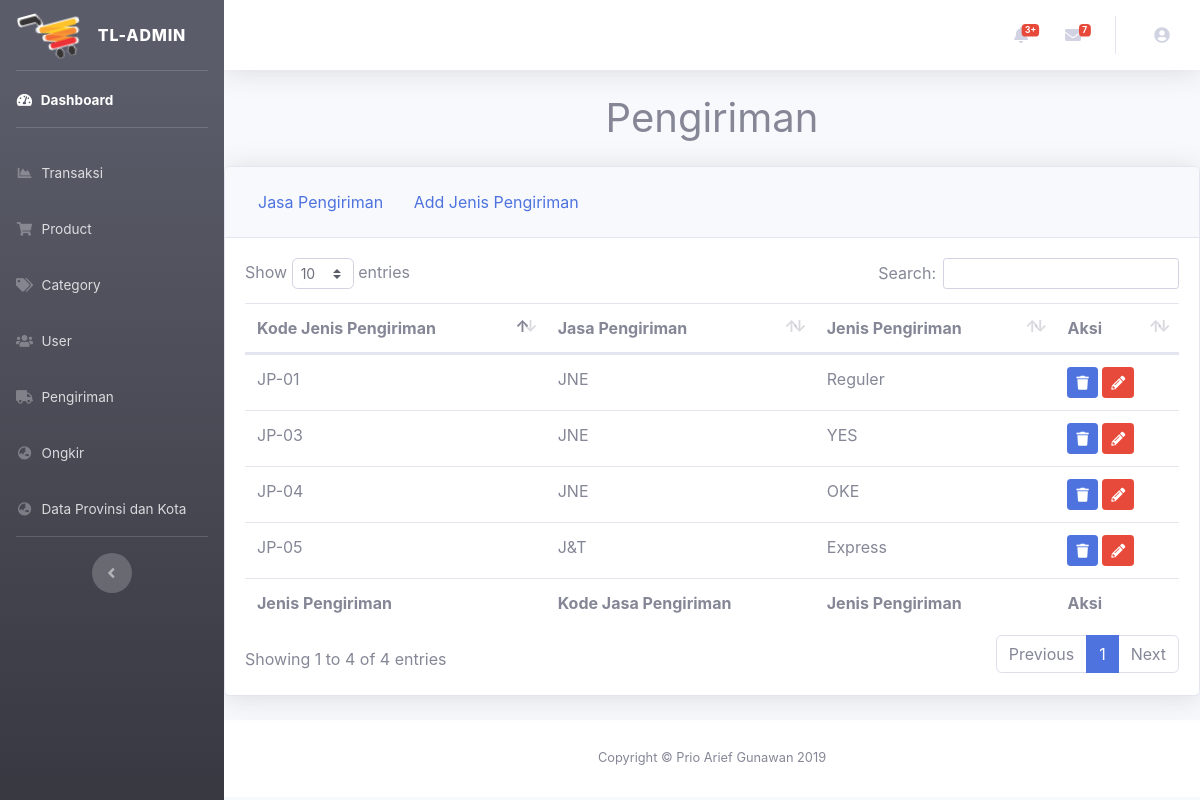
The app's page /index.php/pengiriman/JenisPengiriman with its own data.
### tables this page shows
CREATE TABLE `jenis_pengiriman` (
  `kd_jp` varchar(20) NOT NULL,
  `nama_jp` varchar(50) NOT NULL,
  `kd_jasa` varchar(20) NOT NULL
);

CREATE TABLE `jasa_pengiriman` (
  `kd_jasa` varchar(20) NOT NULL,
  `nama_jasa` varchar(50) NOT NULL
);

### application/controllers/Pengiriman.php (called while the page is built, shortened)
<?php
class Pengiriman extends CI_Controller
{
    public function __construct()
    {
        $this->load->library('form_validation');
        $this->load->model('Pengiriman_model');
    }
    public function JenisPengiriman()
    {
        $data['user'] = $this->db->get_where('admin', ['email' => $this->session->userdata('email')])->row_array();
        $data['pengiriman'] = $this->Pengiriman_model->GetJenisPengiriman();
        $data['title'] = 'Jenis Pengiriman';
        $this->load->view('admin/header', $data);
        $this->load->view('admin/JenisKirim/index', $data);
        $this->load->view('admin/footer');
    }
}

### index.php (called while the page is built, shortened)
<?php
require_once BASEPATH.'core/CodeIgniter.php';

### application/models/Pengiriman_model.php (called while the page is built, shortened)
<?php
class Pengiriman_model extends CI_Model
{
    public function GetJenisPengiriman()
    {
        $query = "SELECT japeng.*, jepeng.* FROM jasa_pengiriman japeng INNER JOIN jenis_pengiriman jepeng
        ON japeng.kd_jasa = jepeng.kd_jasa";
        return $this->db->query($query)->result_array();
    }
}

### application/views/admin/JenisKirim/index.php (the view)
<h1 class="text-center mb-4">Pengiriman</h1>
<div class="card shadow mb-4">
            <div class="card-header py-3">
              <a class=" btn btn-link text-decoration-none" href="<?= base_url() ?>Pengiriman/JasaPengiriman">Jasa Pengiriman</a>
              <a class=" btn btn-link text-decoration-none" href="<?= base_url() ?>Pengiriman/AddJenisPengiriman">Add Jenis Pengiriman</a>
            </div>
            <div class="card-body">
              <div class="table-responsive">
                <table class="table table-bordered-stripped" id="dataTable" width="100%" cellspacing="0">
                  <thead>
                    <tr>
                      <th>Kode Jenis Pengiriman</th>
                      <th>Jasa Pengiriman</th>
                      <th>Jenis Pengiriman</th>
                      <th>Aksi</th>
                    </tr>
                  </thead>
                  <tfoot>
                    <tr>
                      <th>Jenis Pengiriman</th>
                      <th>Kode Jasa Pengiriman</th>
                      <th>Jenis Pengiriman</th>
                      <th>Aksi</th>
                    </tr>
                  </tfoot>
                  <tbody>
                  <?php foreach($pengiriman as $p): ?>
                    <tr>
                      <td><?= $p['kd_jp']; ?></td>
                      <td><?= $p['nama_jasa']; ?></td>
                      <td><?= $p['nama_jp']; ?></td>
                      <td>
                        <a class="btn btn-primary btn-sm" href="<?= base_url() ?>Pengiriman/HapusJenisPengiriman/<?= $p['kd_jp'] ?>" onclick="return confirm('yakin ?');" title="Delete"><i class="fas fa-trash"></i></a>
                        <a class="btn btn-danger btn-sm" href="<?= base_url() ?>Pengiriman/EditJenisPengiriman/<?= $p['kd_jp'] ?>" title="Edit"><i class="fas fa-pencil-alt"></i></a>
                      </td>
                    </tr>
                  <?php endforeach; ?>
                  </tbody>
                </table>
              </div>
            </div>
          </div>

### records on screen
jenis_pengiriman: kd_jp "JP-01", kd_jasa.nama_jasa "JNE", nama_jp "Reguler"
jenis_pengiriman: kd_jp "JP-03", kd_jasa.nama_jasa "JNE", nama_jp "YES"
jenis_pengiriman: kd_jp "JP-04", kd_jasa.nama_jasa "JNE", nama_jp "OKE"
jenis_pengiriman: kd_jp "JP-05", kd_jasa.nama_jasa "J&T", nama_jp "Express"
